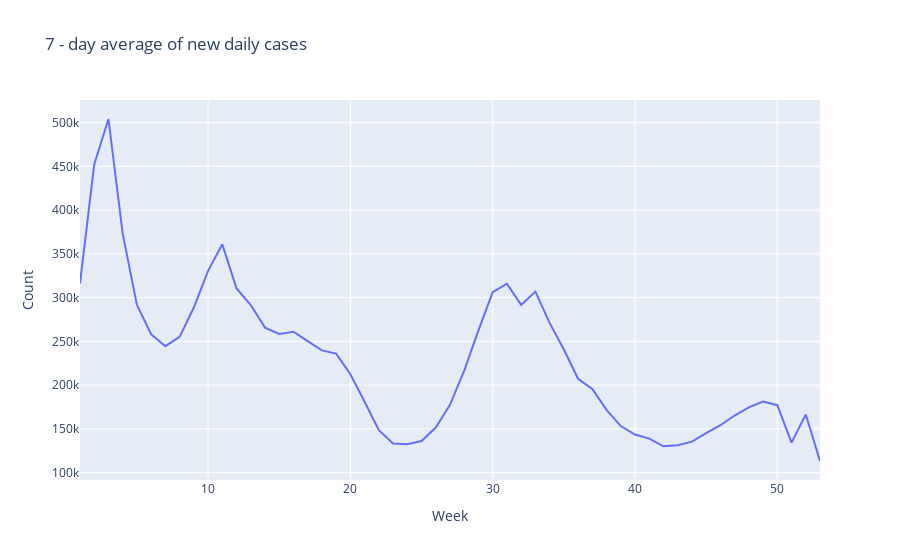

Notebook source saved alongside this figure:
### Code cell
fig = px.line(x=full__["Week_Number"], y=full__["new_cases"], title = "7 - day average of new daily cases",
             labels=dict(x="Week", y="Count"))
fig.show()

### Figure 1 — Plotly figure (JSON) as saved in the notebook; plotly's stock layout.template omitted (floating-point values rounded to 4 significant figures)
{"data": [{"hovertemplate": "Week=%{x}<br>Count=%{y}<extra></extra>", "legendgroup": "", "line": {"color": "#636efa", "dash": "solid"}, "marker": {"symbol": "circle"}, "mode": "lines", "name": "", "orientation": "v", "showlegend": false, "type": "scatter", "x": [1, 2, 3, 4, 5, 6, 7, 8, 9, 10, 11, 12, 13, 14, 15, 16, 17, 18, 19, 20, 21, 22, 23, 24, 25, 26, 27, 28, 29, 30, 31, 32, 33, 34, 35, 36, 37, 38, 39, 40, 41, 42, 43, 44, 45, 46, 47, 48, 49, 50, 51, 52, 53], "xaxis": "x", "y": [316300.0, 452100.0, 504100.0, 373000.0, 291500.0, 258100.0, 244508, 255100.0, 288700.0, 330600.0, 360900.0, 310500.0, 291600.0, 265700.0, 258400.0, 261000.0, 250300.0, 239700.0, 236000.0, 212500.0, 181000.0, 148500.0, 133200.0, 132600.0, 136100.0, 151500.0, 177500.0, 216500.0, 262600.0, 306200.0, 315800.0, 291700.0, 306884, 271100.0, 240700.0, 207200.0, 195700.0, 171700.0, 153200.0, 143500.0, 138800.0, 130000.0, 131400.0, 135400.0, 145000.0, 154200.0, 165200.0, 174600.0, 181300.0, 177100.0, 134300.0, 166400.0, 113300.0], "yaxis": "y"}], "layout": {"legend": {"tracegroupgap": 0}, "title": {"text": "7 - day average of new daily cases"}, "xaxis": {"anchor": "y", "domain": [0, 1], "title": {"text": "Week"}}, "yaxis": {"anchor": "x", "domain": [0, 1], "title": {"text": "Count"}}}}
